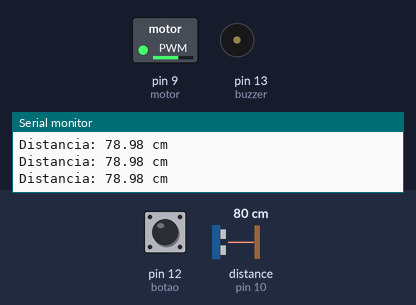
Bench run of a sketch on a simulated Arduino Uno, built with avr-gcc and run on an emulated ATmega328P. Parts: switched loads named in the sketch (green lamp = pin HIGH), buzzer (waves = sounding), the last lines printed to the serial monitor. Wiring (inferred from the names in the program): ultrasonic range finder: trigger pin 11; echo pin 10. Inputs (shaded band) come from the test bench; at power-on: distance to the obstacle (sensor on pin 10) 80 cm, pin 12 (botao) HIGH. The echo pulse lasts 58.3 µs per cm; pins used as bus, display or sensor lines are not drawn.

Above: at 1.2 s.
1.3 s: distance to the obstacle (sensor on pin 10) set to 4 cm
At 1.38 s:
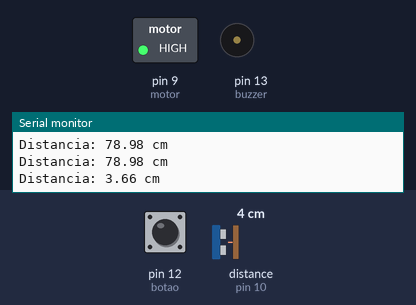
4.3 s: distance to the obstacle (sensor on pin 10) set to 35 cm
At 4.47 s:
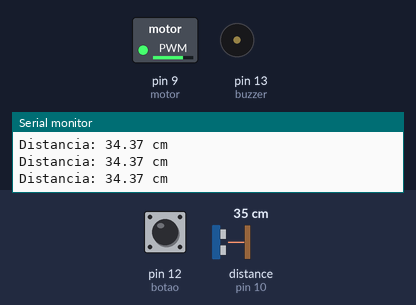
7.3 s: distance to the obstacle (sensor on pin 10) set to 250 cm
At 8.1 s:
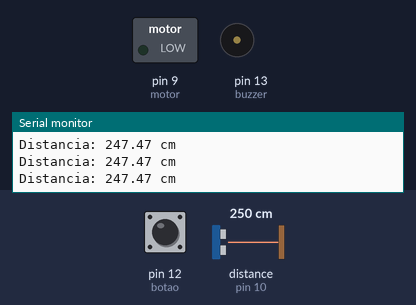
15.9 s: distance to the obstacle (sensor on pin 10) set to 206 cm
18.9 s: distance to the obstacle (sensor on pin 10) set to 200 cm
At 19.3 s:
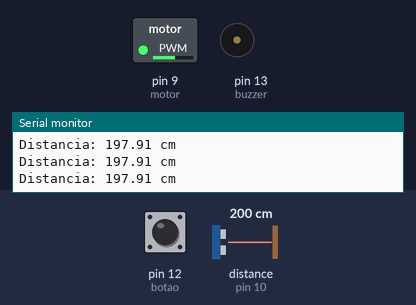
Timing chart, 0 to 21.9 s (numbered marks = the images above; inputs shaded):
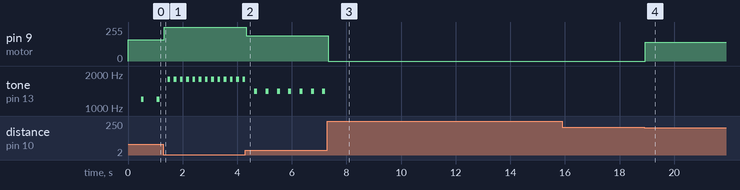

The sketch:

iot_projeto_sa1.ino
```cpp
 // =====================================
 // OCULOS COM SENSOR DE DISTANCIA
 // MODO NORMAL E MODO SILENCIOSO
 // =====================================

 // PINOS
 const int buzzer = 13;
 const int botao = 12;
 const int trig = 11;
 const int echo = 10;
 const int motor = 9;

 // SENSOR
 long duracao;
 float distancia;
 float ultimaDistanciaValida = 0;

 bool possuiLeituraValida = false;

 // MODOS
 bool modoNormal = true;

 // BOTAO
 int estadoBotao = HIGH;
 int ultimaLeituraBotao = HIGH;

 unsigned long tempoDebounce = 0;
 const unsigned long debounce = 50;

 // BUZZER
 bool buzzerLigado = false;
 unsigned long tempoBuzzer = 0;

 int frequenciaBuzzer = 0;
 int intervaloBuzzer = 0;


// =====================================
// SETUP
// =====================================

void setup()
{
  pinMode(trig, OUTPUT);
  pinMode(echo, INPUT);

  pinMode(buzzer, OUTPUT);
  pinMode(botao, INPUT_PULLUP);
  pinMode(motor, OUTPUT);

  Serial.begin(9600);

  digitalWrite(trig, LOW);
  analogWrite(motor, 0);
  noTone(buzzer);

  Serial.println("Sistema iniciado!");
  Serial.println("Modo normal ativado");
}


// =====================================
// BOTAO
// =====================================

void verificarBotao()
{
  int leitura = digitalRead(botao);

  if (leitura != ultimaLeituraBotao)
  {
    tempoDebounce = millis();
  }

  if (millis() - tempoDebounce >= debounce)
  {
    if (leitura != estadoBotao)
    {
      estadoBotao = leitura;

      if (estadoBotao == LOW)
      {
        modoNormal = !modoNormal;

        if (modoNormal)
        {
          Serial.println("Modo normal ativado");
        }
        else
        {
          Serial.println("Modo silencioso ativado");
          desligarBuzzer();
        }
      }
    }
  }

  ultimaLeituraBotao = leitura;
}


// =====================================
// SENSOR ULTRASSONICO
// =====================================

void lerSensor()
{
  digitalWrite(trig, LOW);
  delayMicroseconds(2);

  digitalWrite(trig, HIGH);
  delayMicroseconds(10);

  digitalWrite(trig, LOW);

  duracao = pulseIn(echo, HIGH, 25000);

  if (duracao == 0)
  {
    return;
  }

  distancia = duracao * 0.034 / 2;

  if (distancia < 2 || distancia > 400)
  {
    return;
  }

  ultimaDistanciaValida = distancia;
  possuiLeituraValida = true;

  Serial.print("Distancia: ");
  Serial.print(distancia);
  Serial.println(" cm");
}


// =====================================
// DESLIGAR BUZZER
// =====================================

void desligarBuzzer()
{
  noTone(buzzer);

  buzzerLigado = false;
}


// =====================================
// CONTROLE DO BUZZER
// =====================================

void controlarBuzzer()
{
  if (!modoNormal || frequenciaBuzzer == 0)
  {
    desligarBuzzer();
    return;
  }

  unsigned long agora = millis();

  // BUZZER DESLIGADO: AGUARDA PARA APITAR
  if (!buzzerLigado)
  {
    if (agora - tempoBuzzer >= intervaloBuzzer)
    {
      tone(buzzer, frequenciaBuzzer);

      buzzerLigado = true;
      tempoBuzzer = agora;
    }
  }

  // BUZZER LIGADO: DESLIGA APOS 100 MS
  else
  {
    if (agora - tempoBuzzer >= 100)
    {
      noTone(buzzer);

      buzzerLigado = false;
      tempoBuzzer = agora;
    }
  }
}


// =====================================
// CONTROLE DO SISTEMA
// =====================================

void controlarSistema()
{
  if (!possuiLeituraValida)
  {
    analogWrite(motor, 0);
    frequenciaBuzzer = 0;
    desligarBuzzer();

    return;
  }

  int intensidade = 0;
  int frequencia = 0;
  int intervalo = 0;

  // ATE 10 CM
  if (ultimaDistanciaValida <= 10)
  {
    intensidade = 255;
    frequencia = 1800;
    intervalo = 120;
  }

  // 10 A 30 CM
  else if (ultimaDistanciaValida <= 30)
  {
    intensidade = 220;
    frequencia = 1600;
    intervalo = 200;
  }

  // 30 A 50 CM
  else if (ultimaDistanciaValida <= 50)
  {
    intensidade = 190;
    frequencia = 1400;
    intervalo = 300;
  }

  // 50 A 100 CM
  else if (ultimaDistanciaValida <= 100)
  {
    intensidade = 160;
    frequencia = 1200;
    intervalo = 450;
  }

  // 100 A 150 CM
  else if (ultimaDistanciaValida <= 150)
  {
    intensidade = 150;
  }

  // 150 A 200 CM
  else if (ultimaDistanciaValida <= 200)
  {
    intensidade = 140;
  }

  // ACIMA DE 200 CM
  else
  {
    intensidade = 0;
  }

  // MOTOR
  analogWrite(motor, intensidade);

  // ATUALIZA BUZZER QUANDO MUDA A DISTANCIA
  if (frequencia != frequenciaBuzzer ||
      intervalo != intervaloBuzzer)
  {
    frequenciaBuzzer = frequencia;
    intervaloBuzzer = intervalo;

    desligarBuzzer();
    tempoBuzzer = millis();
  }

  controlarBuzzer();
}


// =====================================
// LOOP PRINCIPAL
// =====================================

void loop()
{
  verificarBotao();
  lerSensor();
  controlarSistema();
}
```

Measured:
- the behaviour switches between 203 and 202 cm on distance to the obstacle (sensor on pin 10) (found by bisection; images 3 and 4)
- after the input at 1.3 s, pin 9 (motor): 160/255 → 255/255 at once; tone on pin 13 (buzzer): alternates 1800 Hz for 0.10 s and silent for 0.12 s, starting after 0.15 s
- after the input at 4.3 s, pin 9 (motor): 255/255 → 190/255 at once; tone on pin 13 (buzzer): alternates 1400 Hz for 0.11 s and silent for 0.31 s, starting after 0.33 s
- after the input at 7.3 s, pin 9 (motor): 190/255 → 0/255 at once; tone on pin 13 (buzzer): stops changing and stays silent
- after the input at 18.9 s, pin 9 (motor): 0/255 → 140/255 at once
- by itself, tone on pin 13 (buzzer): alternates 1200 Hz for 0.11 s and silent for 0.46 s
